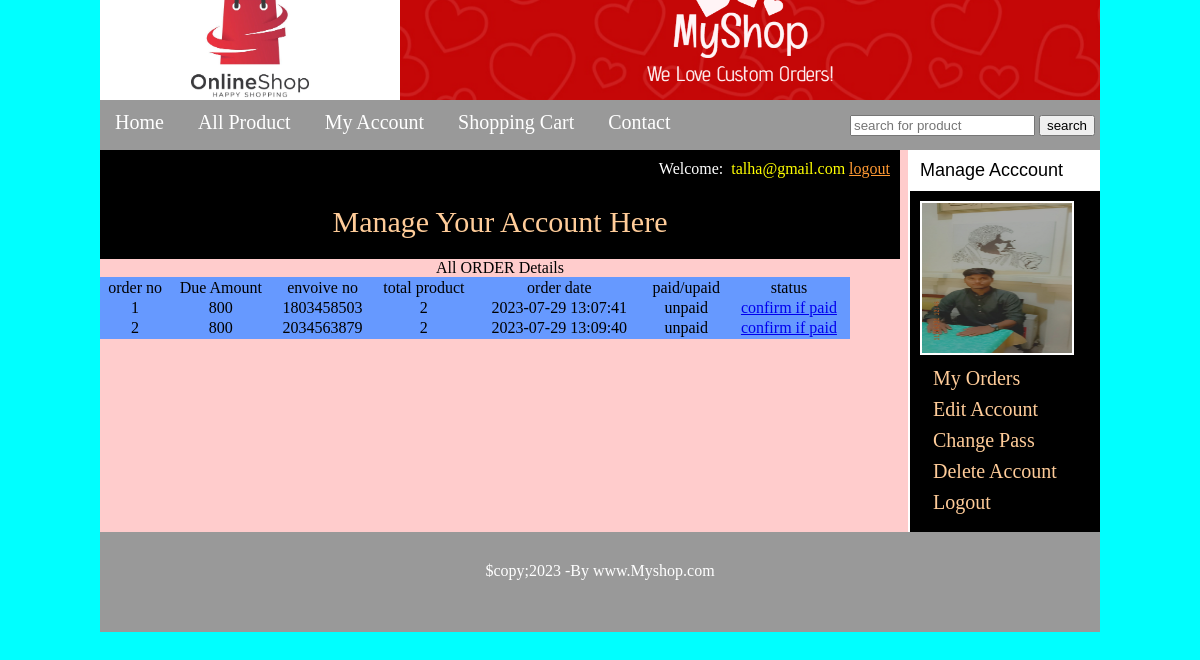
The app's page /Myproject/costomer/my_account.php?my_order (signed in) with its own data.
### tables this page shows
CREATE TABLE `customer` (
  `customer_id` int(10) NOT NULL,
  `customer_name` varchar(100) NOT NULL,
  `customer_email` varchar(100) NOT NULL,
  `customer_password` varchar(100) NOT NULL,
  `customer_country` text NOT NULL,
  `customer_city` text NOT NULL,
  `customer_contact` int(10) NOT NULL,
  `customer_addres` text NOT NULL,
  `customer_image` text NOT NULL,
  `customer_ip` int(100) NOT NULL
);

CREATE TABLE `customer_order` (
  `order_id` int(10) NOT NULL,
  `customer_id` int(10) NOT NULL,
  `due_amount` int(100) NOT NULL,
  `envoice_no` int(100) NOT NULL,
  `total_product` int(100) NOT NULL,
  `order_date` timestamp NOT NULL DEFAULT CURRENT_TIMESTAMP ON UPDATE CURRENT_TIMESTAMP,
  `order_status` text NOT NULL
);

### Myproject/costomer/my_order.php (the view)
<?php
include("includes/db.php");
$c=$_SESSION['customer_email'];
$get_c="select * from customer where customer_email='$c'";
$run_c=mysqli_query($db,$get_c);
$row_c=mysqli_fetch_array($run_c);
        $customer_id= $row_c['customer_id'];
?>
<center><h3>All ORDER Details</h3></center>
<table width="750" align="center" bgcolor="#6699ff">
<tr>
<th>order no</th>
<th>Due Amount</th>
<th>envoive no</th>
<th>total product</th>
<th>order date</th>
<th>paid/upaid</th>
<th>status</th>
</tr>
<?php
$get_order="select * from customer_order where customer_id='$customer_id'";
$run_customer=mysqli_query($con,$get_order);
$i=0;
while($row_order=mysqli_fetch_array($run_customer))
{
        $order_id=$row_order['order_id'];
        $due_amount=$row_order['due_amount'];
        $envoice_no=$row_order['envoice_no'];
        $product=$row_order['total_product'];
        $date=$row_order['order_date'];
        $status=$row_order['order_status'];
        $i++;
        if($status=='pending')
        {
                $status ='unpaid';
        }
        else
        {
                $status='Paid';
        }
        echo "<tr align='center'>
        <td>$i</td>
        <td>$due_amount</td>
        <td>$envoice_no</td>
        <td>$product</td>
        <td>$date</td>
        <td>$status</td>
        <td><a href='confirm.php?order_id=$order_id'  target='_blank'>confirm if paid</a></td>
        </tr>
        ";
}
?>
</table>

### Myproject/costomer/my_account.php (shortened to what this page needs)
<?php
include("includes/db.php");
include("functions/function.php");
?>
<!DOCTYPE html>
<html lang="en">
<head>
    <link rel="stylesheet" type="text/css" href="styles/style.css"  media="all">
</head>
<body>
    <div class="main_wrapper">
        <div class="header_wapper">
      <a href="../index.php">  <img src="../images/log.jpg" style="float:left;"></a>
        <img src="../images/banner.jpg" style="float:right;">
</div>
<div id="navbar">
    <ul id="menu">
        <li><a href="../index.php">Home</a></li>
        <li><a href="../all_product.php">All Product</a></li>
        <li><a href="costomer/my_account.php">My Account</a></li>
        <li><a href="../cart.php">Shopping Cart</a></li>
        <li><a href="../contact.php">Contact</a></li>
</ul>
<div id="form">
    <form  method="get" action="results.php" enctype="multipart/form-data">
        <input type="text" name="user_qurey" placeholder="search for product"/>
        <input type="submit" name="search" value="search"/>
</form>
</div>
 </div>
<div class="content_wrapper">
<div id="left_slidebar">
<div id="slidebar_titel">Manage Acccount</div>
<ul id="cata">
<?php
$user_session=$_SESSION['customer_email'];
$get_customer_pic="select * from customer where customer_email='$user_session'";
$run_customer=mysqli_query($con,$get_customer_pic);
$row_customer=mysqli_fetch_array($run_customer);
$customer_pic=$row_customer['customer_image'];
echo "<img src='customer_photos/$customer_pic' width='150' height='150'> ";
?>
<li><a href="my_account.php?my_order">My Orders</a></li>
<li><a href="my_account.php?edit_account">Edit Account</a></li>
<li><a href="my_account.php?change_account">Change Pass</a></li>
<li><a href="my_account.php?delet_account">Delete Account</a></li>
<li><a href="logout.php">Logout</a></li>
</ul>
</div>
<div id="right_content">
<div style="color:#fff; background:#000; width:780px; height:35px; float:right; padding:10px;">
<div id="guest">
<?php
if(isset($_SESSION['customer_email']))
{
    echo "<b>Welcome:" ."</b> &nbsp;"  . "<b style='color:yellow;'>" . $_SESSION['customer_email'] ."</b>";
}
?>
<?php
if(!isset($_SESSION['customer_email']))
{
echo "<a href='checkout.php' style='color:#f93;'>login</a>";
}
else{
    echo "<a href='logout.php' style='color:#f93;'>logout</a>";
}
?>
</div>
</div>
<div>
<h2 style="background:#000; color:#FC9; padding:20px; text-align:center;  border-top: 2px; solid #fff; font-size:30px; ">Manage Your Account Here</h2>
<?php
if(isset($_GET['my_order']))
{
    include("my_order.php");
}
?>
</div>
</div>
<div class="footer">
    <h1 style="color:#OOO; padding-top:30px; text-align:center;">$copy;2023 -By www.Myshop.com</h1>
</div>
</div>
</body>
</html>

### Myproject/costomer/styles/style.css (style rules this page uses)
html, body, div, span, applet, object, iframe, h1, h2, h3, h4, h5, h6, p, blockquote, pre, a, abbr, acronym, address, big, cite, code, del, dfn, em, img, ins, kbd, q, s, samp, small, strike, strong, sub, sup, tt, var, b, u, i, center, dl, dt, dd, ol, ul, li, fieldset, form, label, legend, table, caption, tbody, tfoot, thead, tr, th, td, article, aside, canvas, details, embed, figure, figcaption, footer, header, hgroup, menu, nav, output, ruby, section, summary, time, mark, audio, video { margin: 0; padding: 0; border: 0; font-size: 100%; font: inherit; vertical-align: baseline; }
body { background-color: cyan; }
.main_wrapper { width: 1000px; height: auto; margin: auto; }
.header_wapper { width: 1000px; height: 100px; background: #fff; }
#navbar { width: 1000px; height: 50px; background:#999; color: #fff; }
#menu { padding: 0; margin-top: 5px; line-height: 35px; float: left; }
#menu li { list-style: none; display: inline; }
#menu a { color: #fff; text-decoration: none; font-size: 20px; margin: 5px; padding: 10px; }
#form { float: right; line-height: 50px; padding-right: 5px; }
.content_wrapper { width: 1000px; height: auto; background: #FCC; }
#right_content { width: 800px; background: #FCC; float: left; }
#left_slidebar { width: 190px; background: #000; float: right; border-left: 2px solid #fff; }
.footer { width: 1000px; height: 100px; background: #999; color: #fff; clear: both; }
#slidebar_titel { background: #fff; color: #000; font-size: 18px; padding: 10px; font-family:'Franklin Gothic Medium', 'Arial Narrow', Arial, sans-serif; }
#cata { padding: 10px; text-align: left; }
#cata li { list-style: none; margin: 8px; }
#cata a { color: #fc9; text-decoration: none; font-size: 20px; margin: 5px; }
#cata img { border: 2px solid; color: #fff; }
#guest { float: right; }

### records on screen
customer: customer_image (picture)
customer_order: due_amount "800", envoice_no "1803458503", total_product "2", order_date "2023-07-29 13:07:41", order_status "unpaid"
customer_order: due_amount "800", envoice_no "2034563879", total_product "2", order_date "2023-07-29 13:09:40", order_status "unpaid"

### other values on screen
$_SESSION['customer_email'] "talha@gmail.com"
